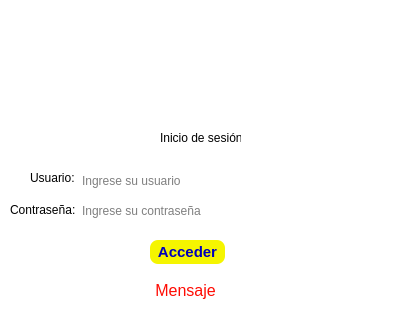
<?xml version="1.0" encoding="UTF-8"?>
<ui version="4.0">
 <class>Login</class>
 <widget class="QDialog" name="Login">
  <property name="geometry">
   <rect>
    <x>0</x>
    <y>0</y>
    <width>408</width>
    <height>315</height>
   </rect>
  </property>
  <property name="windowTitle">
   <string>Inicio de sesión</string>
  </property>
  <property name="styleSheet">
   <string notr="true">background-color: rgb(255, 255, 255);
border-radius:8px</string>
  </property>
  <widget class="QLabel" name="label">
   <property name="geometry">
    <rect>
     <x>160</x>
     <y>30</y>
     <width>71</width>
     <height>71</height>
    </rect>
   </property>
   <property name="autoFillBackground">
    <bool>false</bool>
   </property>
   <property name="text">
    <string/>
   </property>
   <property name="pixmap">
    <pixmap resource="imagenes.qrc">:/boca/Escudo_del_Club_Atlético_Boca_Juniors.svg.png</pixmap>
   </property>
   <property name="scaledContents">
    <bool>true</bool>
   </property>
   <property name="wordWrap">
    <bool>false</bool>
   </property>
  </widget>
  <widget class="QLabel" name="label_2">
   <property name="geometry">
    <rect>
     <x>160</x>
     <y>130</y>
     <width>81</width>
     <height>16</height>
    </rect>
   </property>
   <property name="text">
    <string>Inicio de sesión</string>
   </property>
  </widget>
  <widget class="QLabel" name="label_3">
   <property name="geometry">
    <rect>
     <x>30</x>
     <y>170</y>
     <width>81</width>
     <height>16</height>
    </rect>
   </property>
   <property name="text">
    <string>Usuario:</string>
   </property>
  </widget>
  <widget class="QLabel" name="label_4">
   <property name="geometry">
    <rect>
     <x>10</x>
     <y>200</y>
     <width>81</width>
     <height>20</height>
    </rect>
   </property>
   <property name="text">
    <string>Contraseña:</string>
   </property>
  </widget>
  <widget class="QLineEdit" name="txtUsuario">
   <property name="geometry">
    <rect>
     <x>80</x>
     <y>170</y>
     <width>151</width>
     <height>21</height>
    </rect>
   </property>
   <property name="placeholderText">
    <string>Ingrese su usuario</string>
   </property>
  </widget>
  <widget class="QLineEdit" name="txtClave">
   <property name="geometry">
    <rect>
     <x>80</x>
     <y>200</y>
     <width>151</width>
     <height>21</height>
    </rect>
   </property>
   <property name="echoMode">
    <enum>QLineEdit::Password</enum>
   </property>
   <property name="placeholderText">
    <string>Ingrese su contraseña</string>
   </property>
  </widget>
  <widget class="QPushButton" name="btnAcceder">
   <property name="geometry">
    <rect>
     <x>150</x>
     <y>240</y>
     <width>75</width>
     <height>24</height>
    </rect>
   </property>
   <property name="font">
    <font>
     <pointsize>11</pointsize>
     <bold>true</bold>
    </font>
   </property>
   <property name="cursor">
    <cursorShape>PointingHandCursor</cursorShape>
   </property>
   <property name="styleSheet">
    <string notr="true">background-color: rgb(245, 245, 0);
color: rgb(0, 0, 186);</string>
   </property>
   <property name="text">
    <string>Acceder</string>
   </property>
  </widget>
  <widget class="QLabel" name="lblError">
   <property name="geometry">
    <rect>
     <x>30</x>
     <y>280</y>
     <width>311</width>
     <height>20</height>
    </rect>
   </property>
   <property name="font">
    <font>
     <pointsize>12</pointsize>
    </font>
   </property>
   <property name="styleSheet">
    <string notr="true">color: rgb(255, 11, 3);</string>
   </property>
   <property name="text">
    <string>Mensaje</string>
   </property>
   <property name="alignment">
    <set>Qt::AlignCenter</set>
   </property>
  </widget>
 </widget>
 <resources>
  <include location="imagenes.qrc"/>
  <include location="imagenes.qrc"/>
 </resources>
 <connections/>
</ui>
